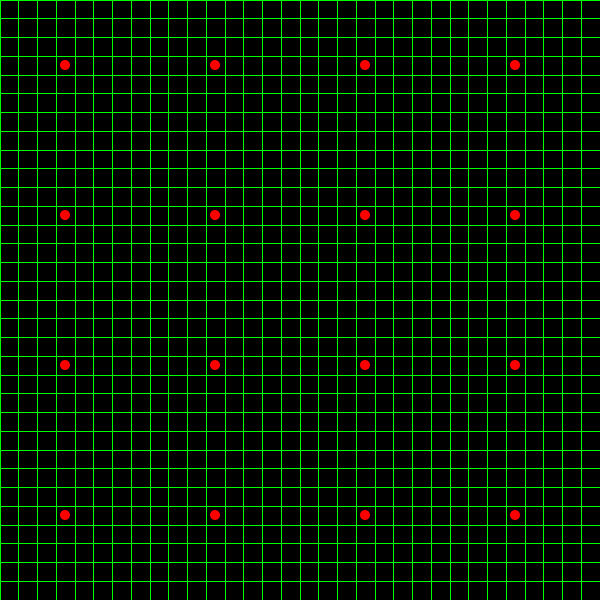
Frame 1 (no input)
Frame 60 (the mouse pressed at the canvas centre just before this capture): identical to frame 1, image omitted
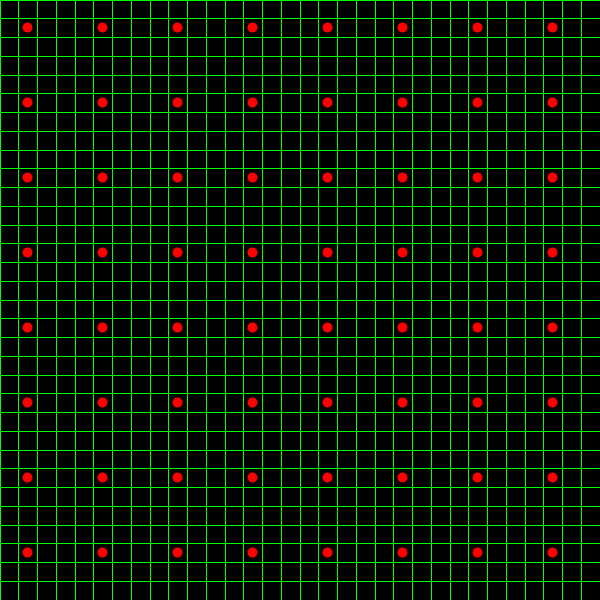
Frame 120 (the mouse held since frame 60 and released just before this capture)

The Processing sketch that drew these frames (run headless with seeded random() and noise(); from frame 60 on, the mouse is pressed at the canvas centre):

// Processing sketch: sketch_151217a
// ── sketch_151217a.pde
void setup()
{
  size(600,600); 
  background(0);
  
  
}

int w = 800;
int h = 800;

int cont = 0;
int nStep2 = 4;
void draw()
{
    background(0);
    noFill();
    stroke(0,255,0);
    
    float nStep = 32;
    
    float stepW = width/nStep;
    float stepY = height/nStep;
    
    float stepW2 = width/(float)nStep2;
    float stepH2 = height/(float)nStep2;
    
    ellipseMode(CENTER);
    
    for(int i=0;i<nStep;i++)
    {
       for(int j=0;j<nStep;j++)
       {
          rect(i*stepW, j* stepY, stepW, stepY);
       }
    }
    
    noStroke();
    fill(255,0,0);
    for(int i=0;i<nStep2;i++)
    {
       for(int j=0;j<nStep2;j++)
       {
          ellipse(i*stepW2 + 0.5f *stepW2 - 10, j* stepH2+ stepH2*0.5f - 10, 10,10);
       }
    }
    cont++;
    if(cont % 100 == 0)
    {
       System.out.println("DIVIDO");
       nStep2 *=2;
    }
    
    
}
